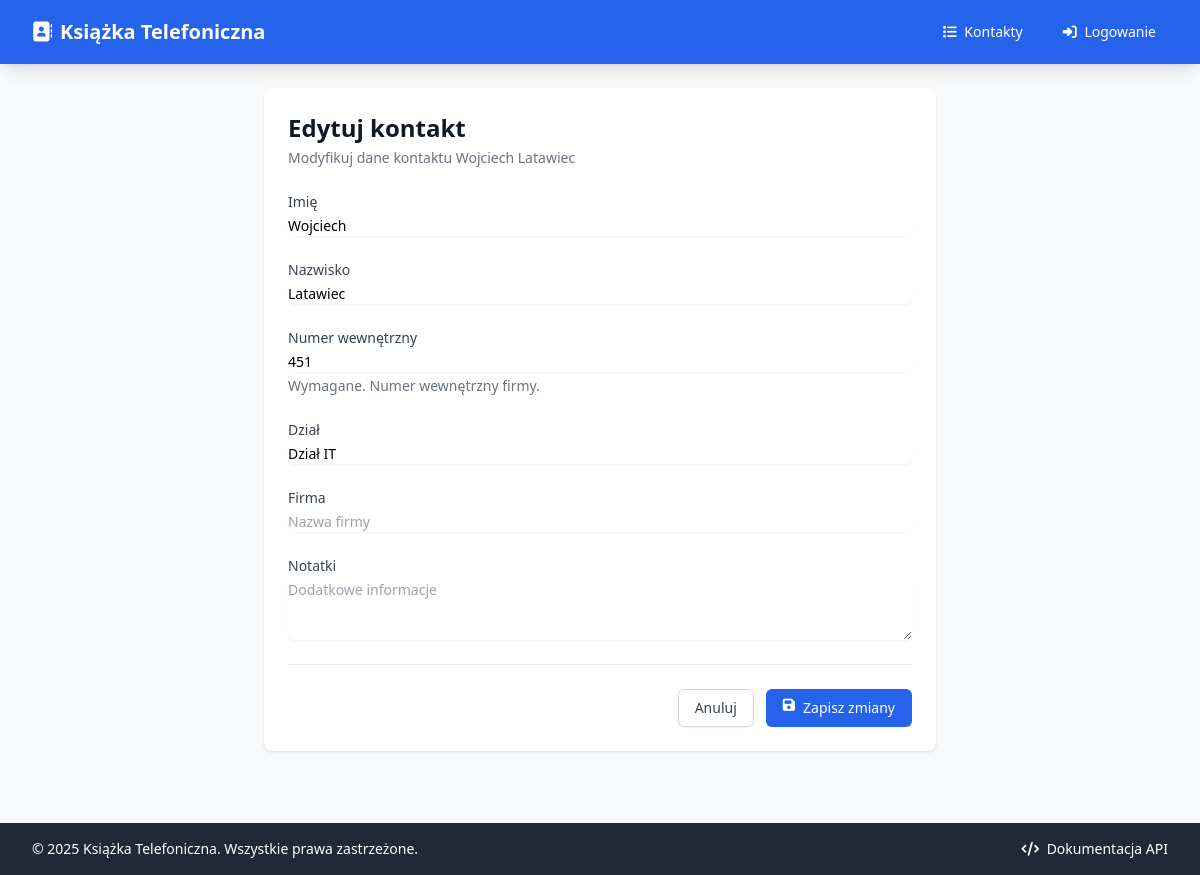
The app's page /kontakty/e11dc7d3-4a38-410a-ba7c-6daac618985f/edytuj (signed in) with its own data.
### app/models/contact.py (models this page shows)
class ContactBase(SQLModel):
    imie: str = Field(description="Imię kontaktu")
    nazwisko: str = Field(description="Nazwisko kontaktu")
    numer_wewnetrzny: str = Field(
        unique=True,
        index=True,
        description="Unikalny numer wewnętrzny firmy"
    )
    dzial: Optional[str] = Field(default=None, index=True, description="Nazwa działu")
    firma: Optional[str] = Field(default=None, description="Nazwa firmy")
    notatki: Optional[str] = Field(default=None, description="Dodatkowe notatki")

class Contact(ContactBase, table=True):
    __tablename__ = "kontakty"
    id: Optional[str] = Field(
        default_factory=lambda: str(uuid.uuid4()),
        primary_key=True,
        description="Unikalny identyfikator kontaktu"
    )
    created_at: datetime = Field(
        default_factory=datetime.utcnow,
        description="Data utworzenia kontaktu"
    )
    updated_at: datetime = Field(
        default_factory=datetime.utcnow,
        description="Data ostatniej modyfikacji"
    )

### app/routers/contacts.py (the view)
@router.get("/kontakty/{contact_id}/edytuj", response_class=HTMLResponse, name="contact_edit")
async def contact_edit_form(
    request: Request,
    contact_id: str,
    session: Session = Depends(get_session)
):
    try:
        require_admin(request)
    except HTTPException:
        return RedirectResponse(url="/logowanie", status_code=status.HTTP_302_FOUND)
    contact = session.get(Contact, contact_id)
    if not contact:
        raise HTTPException(status_code=404, detail="Kontakt nie został znaleziony")
    return templates.TemplateResponse(
        "contacts/edit.html",
        {
            "request": request,
            "title": f"Edytuj {contact.imie} {contact.nazwisko} - Książka Telefoniczna",
            "contact": contact
        }
    )

### app/templates/contacts/edit.html (shortened to what this page needs)
{% extends "base.html" %}
{% block content %}
<div class="max-w-2xl mx-auto">
    <div class="bg-white shadow rounded-lg">
        <div class="px-4 py-5 sm:p-6">
            <div class="mb-6">
                <h1 class="text-2xl font-bold text-gray-900">Edytuj kontakt</h1>
                <p class="mt-1 text-sm text-gray-500">
                    Modyfikuj dane kontaktu {{ contact.imie }} {{ contact.nazwisko }}
                </p>
            </div>
            <form method="post" class="space-y-6">
                <div>
                    <label for="imie" class="block text-sm font-medium text-gray-700">
                        Imię
                    </label>
                    <div class="mt-1">
                        <input
                            type="text"
                            id="imie"
                            name="imie"
                            value="{{ imie or contact.imie }}"
                            placeholder="Wprowadź imię"
                            class="shadow-sm focus:ring-blue-500 focus:border-blue-500 block w-full sm:text-sm border-gray-300 rounded-md"
                            required
                        >
                    </div>
                </div>
                <div>
                    <label for="nazwisko" class="block text-sm font-medium text-gray-700">
                        Nazwisko
                    </label>
                    <div class="mt-1">
                        <input
                            type="text"
                            id="nazwisko"
                            name="nazwisko"
                            value="{{ nazwisko or contact.nazwisko }}"
                            placeholder="Wprowadź nazwisko"
                            class="shadow-sm focus:ring-blue-500 focus:border-blue-500 block w-full sm:text-sm border-gray-300 rounded-md"
                            required
                        >
                    </div>
                </div>
                <div>
                    <label for="numer_wewnetrzny" class="block text-sm font-medium text-gray-700">
                        Numer wewnętrzny
                    </label>
                    <div class="mt-1">
                        <input
                            type="text"
                            id="numer_wewnetrzny"
                            name="numer_wewnetrzny"
                            value="{{ numer_wewnetrzny or contact.numer_wewnetrzny }}"
                            placeholder="np. 451"
                            class="shadow-sm focus:ring-blue-500 focus:border-blue-500 block w-full sm:text-sm border-gray-300 rounded-md {% if errors and errors.numer_wewnetrzny %}border-red-300{% endif %}"
                            required
                        >
                    </div>
                    <p class="mt-1 text-sm text-gray-500">
                        Wymagane. Numer wewnętrzny firmy.
                    </p>
                </div>
                <div>
                    <label for="dzial" class="block text-sm font-medium text-gray-700">
                        Dział
                    </label>
                    <div class="mt-1">
                        <input
                            type="text"
                            id="dzial"
                            name="dzial"
                            value="{{ dzial or contact.dzial or '' }}"
                            placeholder="Nazwa działu"
                            class="shadow-sm focus:ring-blue-500 focus:border-blue-500 block w-full sm:text-sm border-gray-300 rounded-md"
                        >
                    </div>
                </div>
                <div>
                    <label for="firma" class="block text-sm font-medium text-gray-700">
                        Firma
                    </label>
                    <div class="mt-1">
                        <input
                            type="text"
                            id="firma"
                            name="firma"
                            value="{{ firma or contact.firma or '' }}"
                            placeholder="Nazwa firmy"
                            class="shadow-sm focus:ring-blue-500 focus:border-blue-500 block w-full sm:text-sm border-gray-300 rounded-md"
                        >
                    </div>
                </div>
                <div>
                    <label for="notatki" class="block text-sm font-medium text-gray-700">
                        Notatki
                    </label>
                    <div class="mt-1">
                        <textarea
                            id="notatki"
                            name="notatki"
                            rows="3"
                            placeholder="Dodatkowe informacje"
                            class="shadow-sm focus:ring-blue-500 focus:border-blue-500 block w-full sm:text-sm border-gray-300 rounded-md"
                        >{{ notatki or contact.notatki or '' }}</textarea>
                    </div>
                </div>
                <div class="flex items-center justify-end space-x-3 pt-6 border-t border-gray-200">
                    <a
                        href="/kontakty/{{ contact.id }}"
                        class="bg-white py-2 px-4 border border-gray-300 rounded-md shadow-sm text-sm font-medium text-gray-700 hover:bg-gray-50 focus:outline-none focus:ring-2 focus:ring-offset-2 focus:ring-blue-500"
                    >
                        Anuluj
                    </a>
                    <button
                        type="submit"
                        class="inline-flex justify-center py-2 px-4 border border-transparent shadow-sm text-sm font-medium rounded-md text-white bg-blue-600 hover:bg-blue-700 focus:outline-none focus:ring-2 focus:ring-offset-2 focus:ring-blue-500"
                    >
                        <i class="fas fa-save mr-2"></i>
                        Zapisz zmiany
                    </button>
                </div>
            </form>
        </div>
    </div>
</div>
{% endblock %}

### records on screen
Contact: imie "Wojciech", nazwisko "Latawiec", numer_wewnetrzny "451", dzial "Dział IT"
